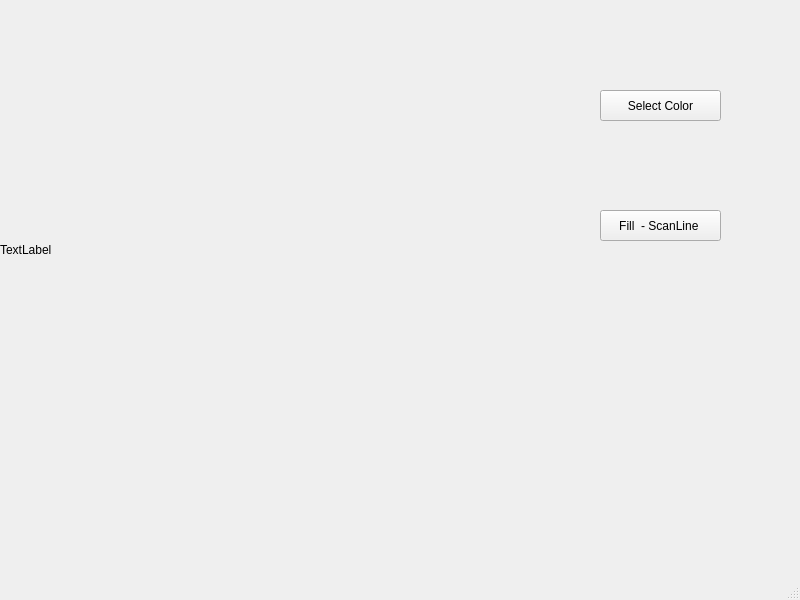
<?xml version="1.0" encoding="UTF-8"?>
<ui version="4.0">
 <class>MainWindow</class>
 <widget class="QMainWindow" name="MainWindow">
  <property name="geometry">
   <rect>
    <x>0</x>
    <y>0</y>
    <width>800</width>
    <height>600</height>
   </rect>
  </property>
  <property name="windowTitle">
   <string>MainWindow</string>
  </property>
  <widget class="QWidget" name="centralwidget">
   <widget class="QLabel" name="label">
    <property name="geometry">
     <rect>
      <x>0</x>
      <y>0</y>
      <width>500</width>
      <height>500</height>
     </rect>
    </property>
    <property name="text">
     <string>TextLabel</string>
    </property>
   </widget>
   <widget class="QPushButton" name="pushButton">
    <property name="geometry">
     <rect>
      <x>600</x>
      <y>90</y>
      <width>121</width>
      <height>31</height>
     </rect>
    </property>
    <property name="text">
     <string>Select Color</string>
    </property>
   </widget>
   <widget class="QPushButton" name="pushButton_2">
    <property name="geometry">
     <rect>
      <x>600</x>
      <y>210</y>
      <width>121</width>
      <height>31</height>
     </rect>
    </property>
    <property name="text">
     <string>Fill  - ScanLine </string>
    </property>
   </widget>
  </widget>
  <widget class="QMenuBar" name="menubar">
   <property name="geometry">
    <rect>
     <x>0</x>
     <y>0</y>
     <width>800</width>
     <height>22</height>
    </rect>
   </property>
  </widget>
  <widget class="QStatusBar" name="statusbar"/>
 </widget>
 <resources/>
 <connections/>
</ui>
